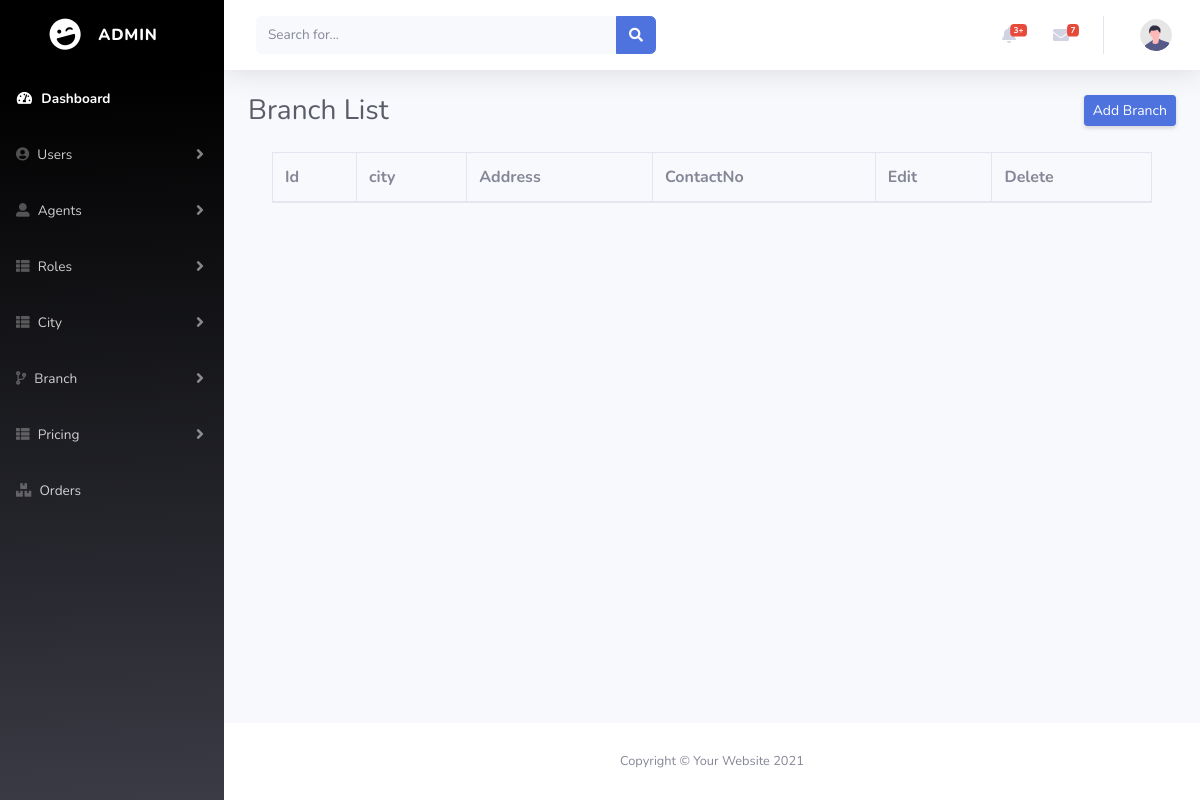
The page /Eproject/admin/branchlist.php on the database as committed earlier.
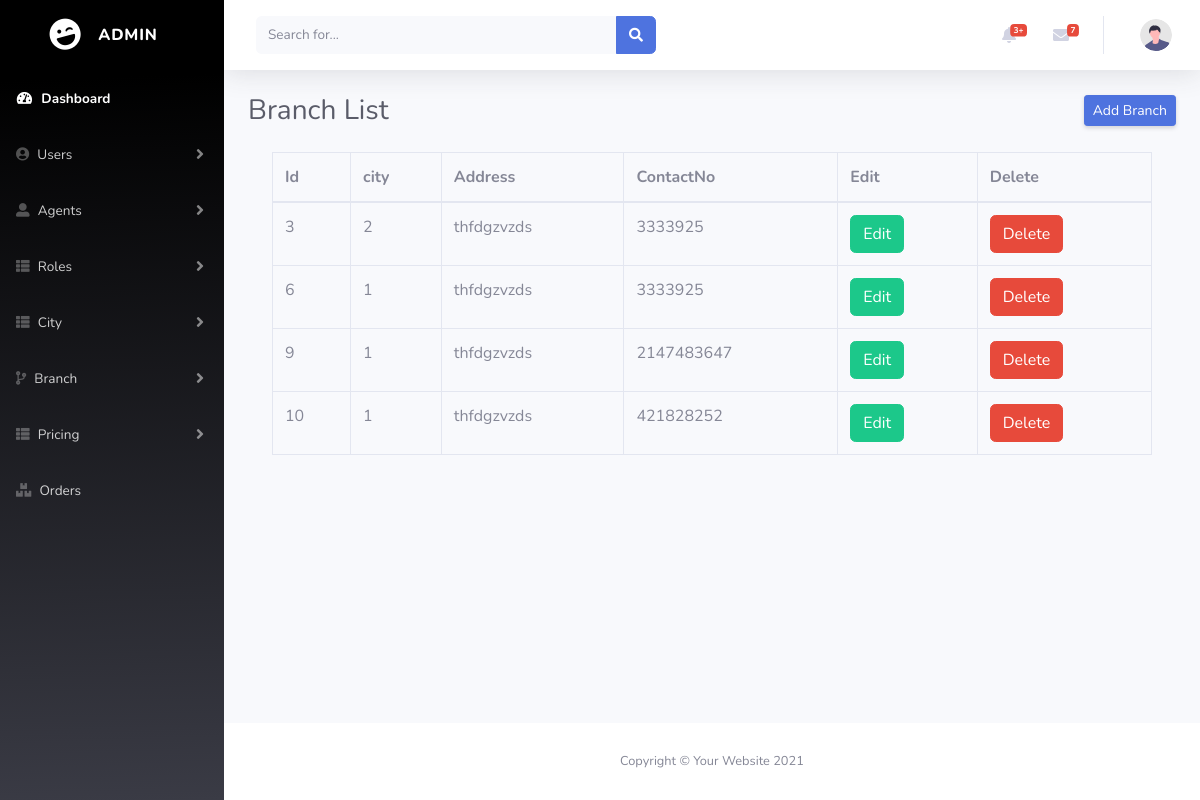
The same page on the database as committed later.
### tables this page shows
CREATE TABLE `tbl_branch` (
  `b_id` int(11) NOT NULL,
  `ci_id` int(11) NOT NULL,
  `b_address` varchar(50) NOT NULL,
  `b_contact` int(11) NOT NULL,
  `status` int(11) NOT NULL
);

### Eproject/admin/branchlist.php (the view, shortened to what this page needs)
<?php
include('connection.php');
$select_q ='SELECT * FROM `tbl_branch`';
$run_q = mysqli_query($conn, $select_q);
?>
<!DOCTYPE html>
<html lang="en">
<head>
    <link href="vendor/fontawesome-free/css/all.min.css" rel="stylesheet" type="text/css">
    <link href="css/sb-admin-2.min.css" rel="stylesheet">
</head>
<body id="page-top">
    <div id="wrapper">
       <?php include('sidebar.php')?>
        <div id="content-wrapper" class="d-flex flex-column">
            <div id="content">
                <?php include('topbar.php')?>
                <div class="container-fluid">
                    <div class="d-sm-flex align-items-center justify-content-between mb-4">
                        <h1 class="h3 mb-0 text-gray-800">Branch List</h1>
                        <a href="branchadd.php" class="d-none d-sm-inline-block btn btn-sm btn-primary shadow-sm">Add Branch</a>
                    </div>
<div class="container">
<table class="table table-bordered">
  <thead>
    <tr>
      <th>Id</th>
      <th>city</th>
      <th>Address</th>
      <th>ContactNo</th>
      <th>Edit</th>
      <th>Delete</th>
    </tr>
  </thead>
  <tbody>
    <?php while($row = mysqli_fetch_array($run_q)){?>
    <tr>
    <td><?php echo $row['b_id'];?></td>
      <td><?php echo $row['ci_id'];?></td>
      <td><?php echo $row['b_address'];?></td>
      <td><?php echo $row['b_contact'];?></td>
      <td><a href="editbranch.php?id=<?php echo $row['b_id'];?>" class="btn btn-success">Edit</a></td>
      <td><a href="deletebranch.php?id=<?php echo $row['b_id'];?>" class="btn btn-danger">Delete</a></td>
    </tr>
  <?php } ?>
  </tbody>
</table>
</div>
                </div>
            </div>
       <?php include('footer.php')?>
        </div>
    </div>
</body>
</html>

Rows that differ between the two databases and show on the page:
added tbl_branch: b_id "3", ci "2", b_address "thfdgzvzds", b_contact "3333925"
added tbl_branch: b_id "6", ci "1", b_address "thfdgzvzds", b_contact "3333925"
added tbl_branch: b_id "9", ci "1", b_address "thfdgzvzds", b_contact "2147483647"
added tbl_branch: b_id "10", ci "1", b_address "thfdgzvzds", b_contact "421828252"
